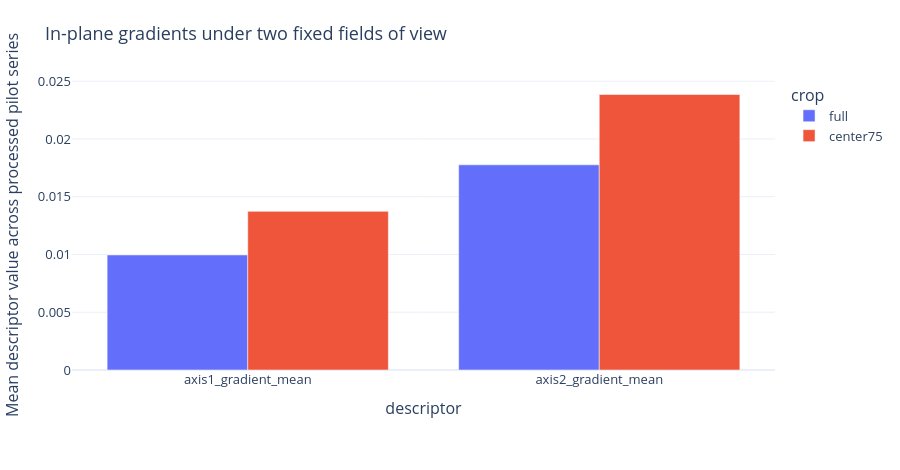

The notebook cell saved with this chart:
### Markdown cell above
## 06. Spatial structure

Pixel-scale gradient descriptors retain acquisition dependence. Physical-resolution robustness remains an unresolved experiment.

### Code cell
figure = round2_figure(DIRECTORY, 6)
figure.show(renderer='plotly_mimetype')

### Figure 1 — Plotly figure (JSON) as saved in the notebook; plotly's stock layout.template omitted (floating-point values rounded to 4 significant figures)
{"data": [{"alignmentgroup": "True", "hovertemplate": "crop=full<br>descriptor=%{x}<br>mean=%{y}<extra></extra>", "legendgroup": "full", "marker": {"color": "#636efa", "pattern": {"shape": ""}}, "name": "full", "offsetgroup": "full", "orientation": "v", "showlegend": true, "textposition": "auto", "type": "bar", "x": ["axis1_gradient_mean", "axis2_gradient_mean"], "xaxis": "x", "y": [0.009959, 0.01776], "yaxis": "y"}, {"alignmentgroup": "True", "hovertemplate": "crop=center75<br>descriptor=%{x}<br>mean=%{y}<extra></extra>", "legendgroup": "center75", "marker": {"color": "#EF553B", "pattern": {"shape": ""}}, "name": "center75", "offsetgroup": "center75", "orientation": "v", "showlegend": true, "textposition": "auto", "type": "bar", "x": ["axis1_gradient_mean", "axis2_gradient_mean"], "xaxis": "x", "y": [0.01373, 0.02385], "yaxis": "y"}], "layout": {"barmode": "group", "font": {"size": 13}, "height": 470, "legend": {"title": {"text": "crop"}, "tracegroupgap": 0}, "margin": {"b": 100, "l": 70, "r": 25, "t": 80}, "title": {"text": "In-plane gradients under two fixed fields of view"}, "xaxis": {"anchor": "y", "domain": [0, 1], "title": {"text": "descriptor"}}, "yaxis": {"anchor": "x", "domain": [0, 1], "title": {"text": "Mean descriptor value across processed pilot series"}}}}
